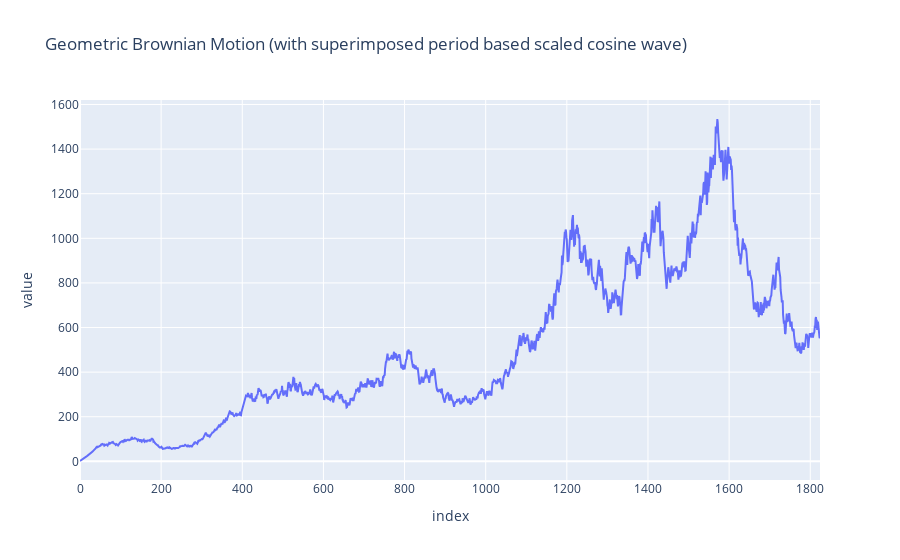

Notebook cell for this chart:
### Code cell
fig = go.Figure()
fig.add_trace(go.Scatter(y=list(gen_gbm(365*5, (1/365.), 0.09, .01, .6)), mode='lines', name='Actual'))
fig.update_layout(title=f'Geometric Brownian Motion (with superimposed period based scaled cosine wave)', xaxis_title='index', yaxis_title='value')

### Figure 1 — Plotly figure (JSON) as saved in the notebook; plotly's stock layout.template omitted (floating-point values rounded to 4 significant figures; data arrays with more than 128 entries replaced by an {"elided": "..."} marker saying what was removed)
{"data": [{"mode": "lines", "name": "Actual", "type": "scatter", "y": {"elided": "1825 float values"}}], "layout": {"title": {"text": "Geometric Brownian Motion (with superimposed period based scaled cosine wave)"}, "xaxis": {"title": {"text": "index"}}, "yaxis": {"title": {"text": "value"}}}}
